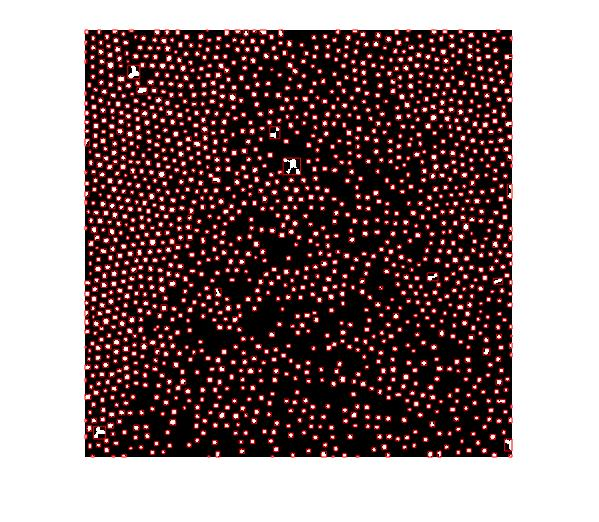
%> input picture quiz 3/D67.jpg, 599 x 522 px, given in place of D67.gif, which was not available
$ octave D67_script.m   (GNU Octave 9; MATLAB toolbox functions it lacks are replaced by stand-ins)
%> lines starting %> are read from the running program, lines starting %| are printed output that depends on the picture; in (x1, y1, x2, y2) boxes, pixels count from 0 and x2, y2 are one past the last pixel; in counts of white or black regions, pixels touching at a corner belong together; the program's own positions count from 1; pictures that were not available may be replaced by others from this repository, and a replacement may not be noted
clear all
close all
I = imread('D67.gif');
%> I is the input picture: size 522x599x3 uint8; mean R, G, B 140.3, 121.8, 122.3
B = im2bw(I, graythresh(I)); % Threshold image
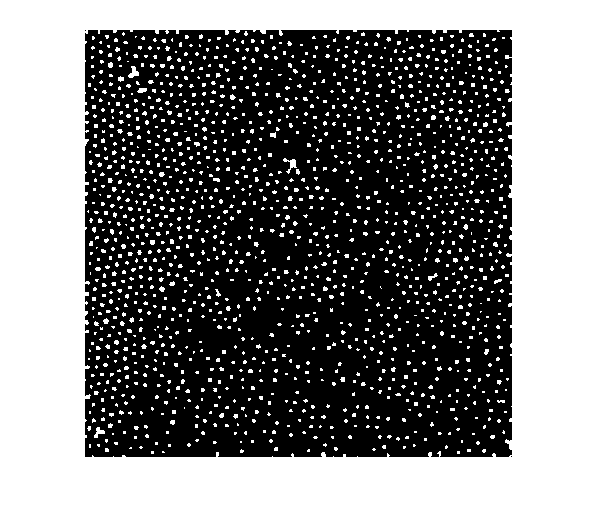
%> B: size 522x599 logical; 47.5% white; 1555 white regions (1520 under 20 px), largest, box (x1, y1, x2, y2) and area: (0, 0, 599, 522) 131195, (283, 158, 297, 174) 82, (128, 66, 139, 78) 74
s=strel('disk',5,0);
B=~B;
figure, imshow(B);
I3=imerode(B,s);
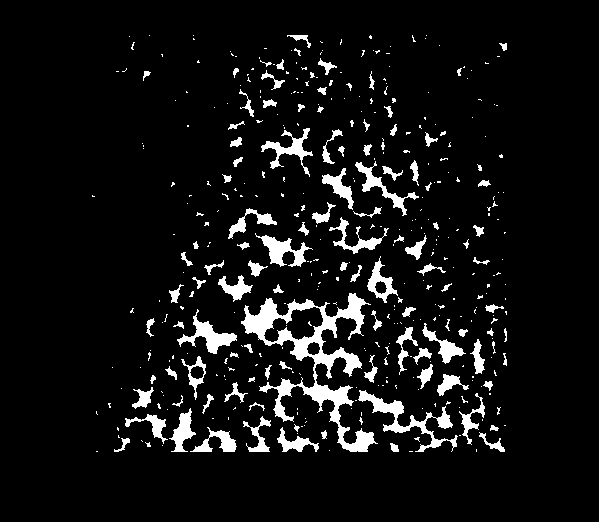
%> I3: size 522x599 logical; 7.2% white; 407 white regions (296 under 20 px), largest, box (x1, y1, x2, y2) and area: (241, 293, 378, 452) 5265, (358, 390, 458, 452) 1314, (177, 309, 237, 354) 802
figure, imshow(I3);
s=strel('disk',1,0);
I2=imdilate(I3,s);
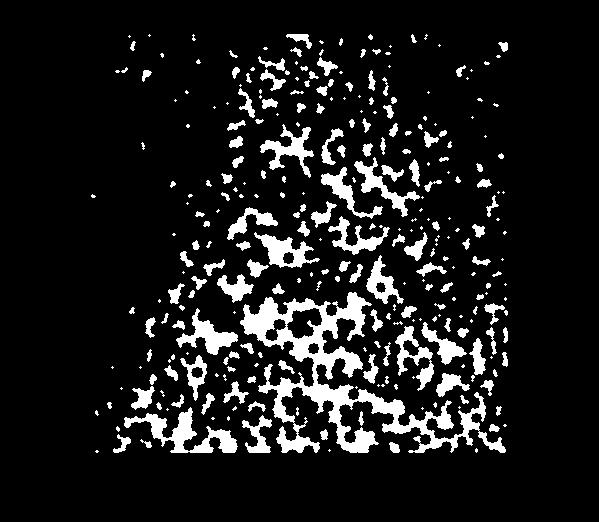
%> I2: size 522x599 logical; 10.8% white; 301 white regions (137 under 20 px)
figure, imshow(I2);
L = bwlabel(I2);
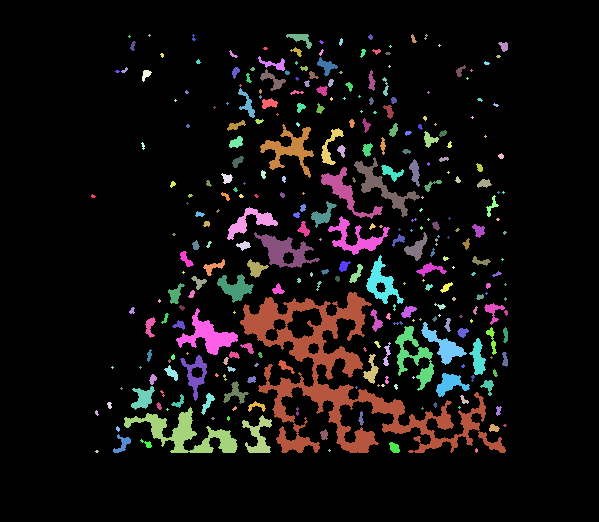
%> L: size 522x599 double; 302 distinct labels, from 0 to 301; one colour per label, 0 black
blobs = regionprops(L);
%> blobs = 301 regions; largest, box (x1, y1, x2, y2), Area and Centroid: (240, 292, 506, 453) 10065 [343.7 381.3], (124, 407, 238, 453) 1773 [186.5 434.4], (176, 308, 238, 355) 1009 [208.5 336.7], (254, 232, 320, 268) 977 [285.3 251.8], (260, 124, 314, 178) 959 [290 149.9]
for i=1:length(blobs)
 % Draw a rectangle around each blob
 rectangle('Position', blobs(i).BoundingBox, 'EdgeColor', 'r');
 % Draw crosshair at center of each blob
end
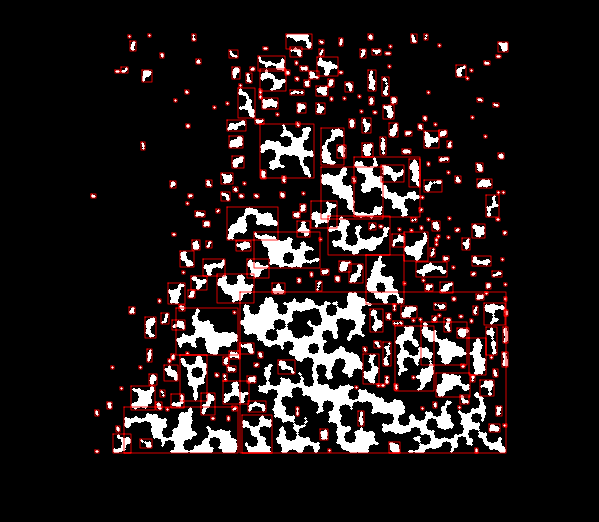
%> figure redrawn from the program's plot data
